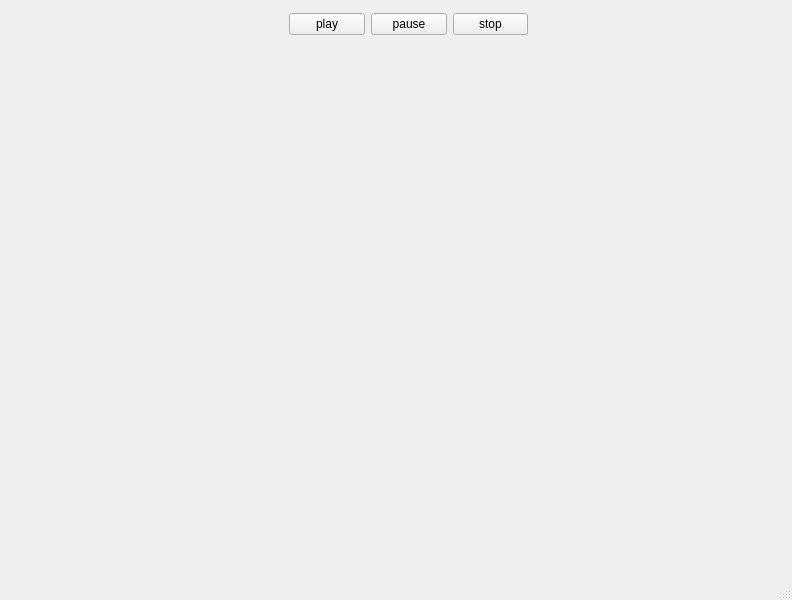
<?xml version="1.0" encoding="UTF-8"?>
<ui version="4.0">
 <class>MainWindow</class>
 <widget class="QMainWindow" name="MainWindow">
  <property name="geometry">
   <rect>
    <x>0</x>
    <y>0</y>
    <width>792</width>
    <height>600</height>
   </rect>
  </property>
  <property name="windowTitle">
   <string>MainWindow</string>
  </property>
  <widget class="QWidget" name="centralwidget">
   <layout class="QGridLayout" name="gridLayout">
    <item row="0" column="0">
     <layout class="QVBoxLayout" name="verticalLayout">
      <property name="sizeConstraint">
       <enum>QLayout::SetDefaultConstraint</enum>
      </property>
      <property name="leftMargin">
       <number>0</number>
      </property>
      <item>
       <widget class="QWidget" name="widget" native="true">
        <widget class="QWidget" name="horizontalLayoutWidget">
         <property name="geometry">
          <rect>
           <x>280</x>
           <y>0</y>
           <width>239</width>
           <height>31</height>
          </rect>
         </property>
         <layout class="QHBoxLayout" name="horizontalLayout">
          <item>
           <widget class="QPushButton" name="playPushButton">
            <property name="text">
             <string>play</string>
            </property>
           </widget>
          </item>
          <item>
           <widget class="QPushButton" name="pausePushButton">
            <property name="text">
             <string>pause</string>
            </property>
           </widget>
          </item>
          <item>
           <widget class="QPushButton" name="stopPushButton">
            <property name="text">
             <string>stop</string>
            </property>
           </widget>
          </item>
         </layout>
        </widget>
       </widget>
      </item>
     </layout>
    </item>
   </layout>
  </widget>
  <widget class="QStatusBar" name="statusbar"/>
 </widget>
 <resources/>
 <connections/>
</ui>
